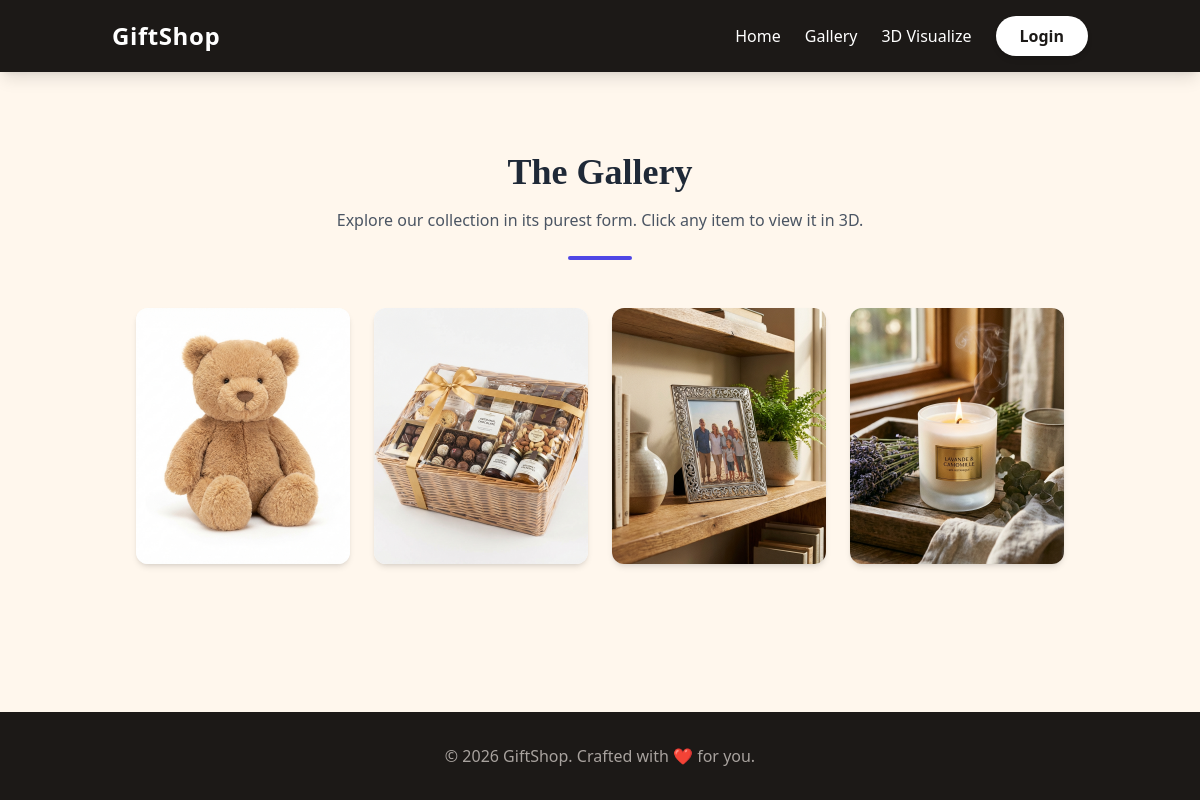
/index.php?page=gallery, run on an earlier commit of the app's database.
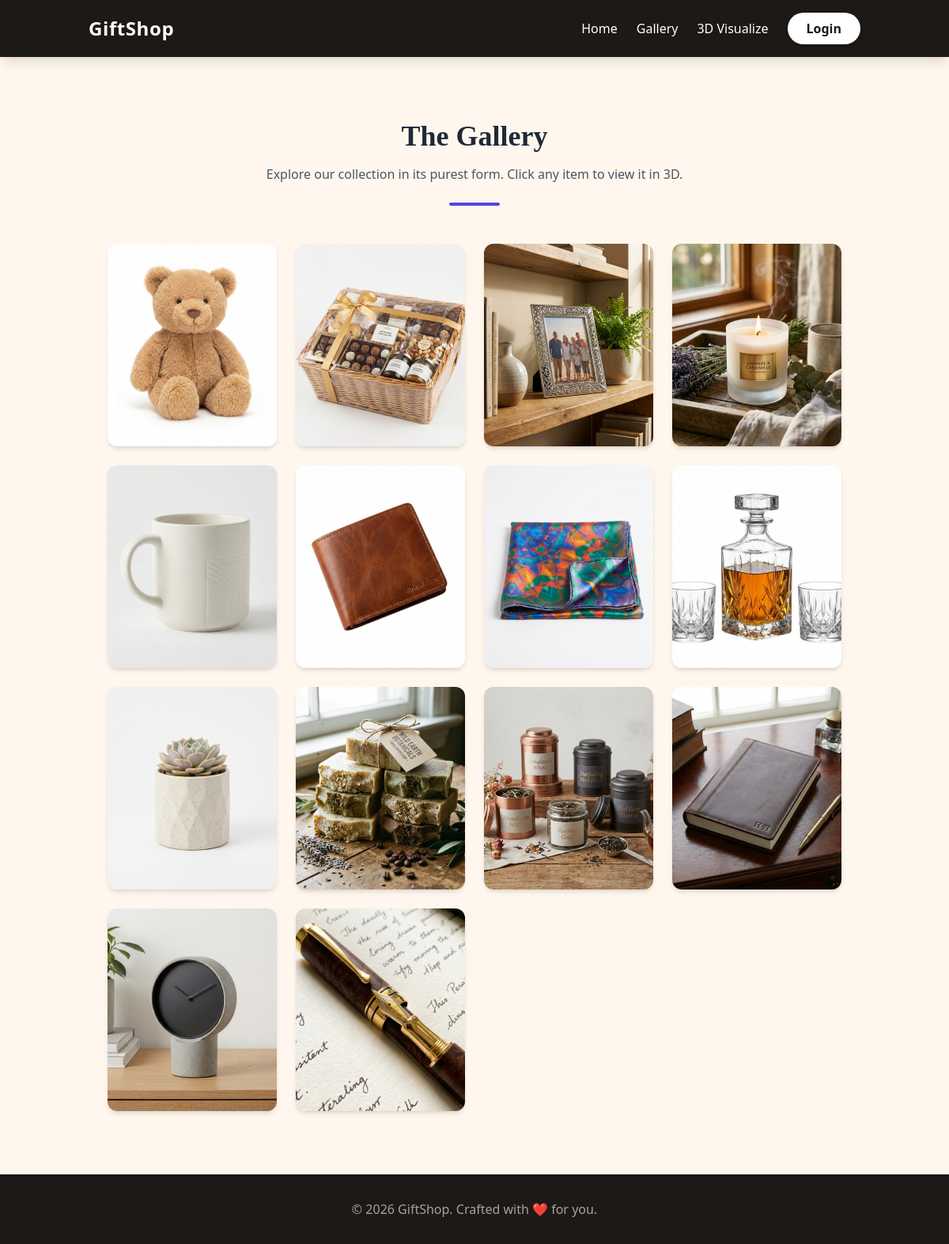
And on a later commit of the database.
### tables this page shows
CREATE TABLE products (
        id INTEGER PRIMARY KEY AUTOINCREMENT,
        category_id INTEGER,
        name TEXT NOT NULL,
        description TEXT,
        price REAL NOT NULL,
        image_url TEXT,
        is_featured INTEGER DEFAULT 0,
        FOREIGN KEY(category_id) REFERENCES categories(id)
    );

### views/gallery.php (the view, shortened to what this page needs)
<?php
$db = Database::getConnection();
$products = $db->query("SELECT * FROM products")->fetchAll();
?>
<div class="container mx-auto px-6 py-12">
    <div class="text-center mb-12">
        <h1 class="text-4xl font-bold text-gray-800 font-serif mb-4">The Gallery</h1>
        <p class="text-gray-600 max-w-2xl mx-auto">Explore our collection in its purest form. Click any item to view it
            in 3D.</p>
        <div class="w-16 h-1 bg-indigo-600 mx-auto mt-6 rounded-full"></div>
    </div>
    <div class="grid grid-cols-1 sm:grid-cols-2 md:grid-cols-3 lg:grid-cols-4 gap-6">
        <?php foreach ($products as $product): ?>
            <a href="index.php?page=visualize&id=<?= $product['id'] ?>"
                class="group block overflow-hidden rounded-xl shadow-md hover:shadow-xl transition-all duration-500 bg-white">
                <div class="relative h-64 overflow-hidden">
                    <img src="<?= htmlspecialchars($product['image_url']) ?>"
                        alt="<?= htmlspecialchars($product['name']) ?>"
                        class="w-full h-full object-cover transform group-hover:scale-110 transition duration-700 ease-in-out">
                    <div
                        class="absolute inset-0 bg-black/0 group-hover:bg-black/20 transition-colors duration-300 flex items-center justify-center">
                    </div>
                </div>
            </a>
        <?php endforeach; ?>
    </div>
</div>

### index.php (shortened to what this page needs)
<?php
$page = $_GET['page'] ?? 'home';
$user = $_SESSION['user'] ?? null;
if (strpos($page, 'admin_') === 0) {
    $view = "views/admin/" . substr($page, 6) . ".php";
} else {
    $view = "views/{$page}.php";
}
if (strpos($page, 'admin_') === 0 && $page !== 'admin_login') {
    require 'views/admin/layout_header.php';
    require $view;
    require 'views/admin/layout_footer.php';
} elseif ($page === 'login' || $page === 'admin_login' || $page === 'register') {
    require $view;
} else {
    require 'views/layout_header.php';
    require $view;
    require 'views/layout_footer.php';
}
?>

### views/layout_header.php (shortened to what this page needs)
<!DOCTYPE html>
<html lang="en">
<head>
    <script src="https://cdn.tailwindcss.com"></script>
    <link rel="stylesheet" href="assets/css/style.css">
</head>
<body class="bg-orange-50 flex flex-col min-h-screen font-sans">
    <nav class="bg-stone-900 shadow-lg">
        <div class="container mx-auto px-6 py-4 flex justify-between items-center">
            <a href="index.php"
                class="text-2xl font-bold text-white tracking-wide hover:text-stone-200 transition">GiftShop</a>
            <div class="flex items-center space-x-6">
                <a href="index.php" class="text-white hover:text-stone-200 transition font-medium">Home</a>
                <a href="index.php?page=gallery"
                    class="text-white hover:text-stone-200 transition font-medium">Gallery</a>
                <a href="index.php?page=visualize" class="text-white hover:text-stone-200 transition font-medium">3D
                    Visualize</a>
                <?php if ($user): ?>
                    <span class="text-stone-300">Hi, <?= htmlspecialchars($user['name']) ?></span>
                    <a href="index.php?page=cart" class="text-white hover:text-stone-200 transition relative">
                        <svg xmlns="http://www.w3.org/2000/svg" class="h-6 w-6" fill="none" viewBox="0 0 24 24"
                            stroke="currentColor">
                            <path stroke-linecap="round" stroke-linejoin="round" stroke-width="2"
                                d="M3 3h2l.4 2M7 13h10l4-8H5.4M7 13L5.4 5M7 13l-2.293 2.293c-.63.63-.184 1.707.707 1.707H17m0 0a2 2 0 100 4 2 2 0 000-4zm-8 2a2 2 0 11-4 0 2 2 0 014 0z" />
                        </svg>
                        <?php if ($cart_count > 0): ?>
                            <span
                                class="absolute -top-2 -right-2 bg-pink-500 text-white text-xs rounded-full h-5 w-5 flex items-center justify-center font-bold">
                                <?= $cart_count ?>
                            </span>
                        <?php endif; ?>
                    </a>
                    <a href="index.php?page=orders"
                        class="text-white hover:text-stone-200 transition font-medium">Orders</a>
                    <a href="index.php?action=logout"
                        class="bg-white text-stone-900 px-4 py-2 rounded-full font-bold hover:bg-gray-100 transition shadow-sm">Logout</a>
                <?php else: ?>
                    <a href="index.php?page=login"
                        class="bg-white text-stone-900 px-6 py-2 rounded-full font-bold hover:bg-gray-100 transition shadow-md">Login</a>
                <?php endif; ?>
            </div>
        </div>
    </nav>
    <main class="<?= ($page === 'home') ? '' : 'container mx-auto px-6 py-8' ?> flex-grow">

### views/layout_footer.php
</main>
<footer class="bg-stone-900 text-white py-8 mt-auto">
    <div class="container mx-auto px-6 text-center">
        <p class="font-medium text-stone-400">&copy; <?= date('Y') ?> GiftShop. Crafted with ❤️ for you.</p>
    </div>
</footer>
</body>
</html>

### assets/css/style.css (style rules this page uses)
body { font-family: 'Poppins', sans-serif; color: #333; }
.container { max-width: 1200px; }

What changed in the data, as far as the page shows it:
added products: image_url (picture)
added products: image_url (picture)
added products: image_url (picture)
added products: image_url (picture)
added products: image_url (picture)
added products: image_url (picture)
added products: image_url (picture)
added products: image_url (picture)
added products: image_url (picture)
added products: image_url (picture)
